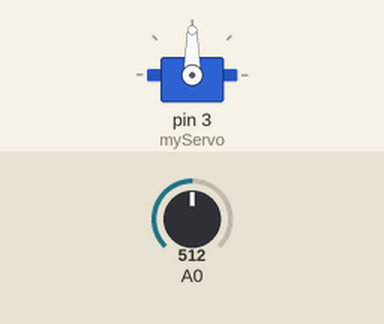
A sketch run on a simulated Arduino Uno, built with avr-gcc and run on an emulated ATmega328P. Parts: servo. Inputs (shaded band) come from the test bench; at power-on: A0 = 512.

Above: at 1.2 s.
1.3 s: A0 set to 716
At 2.5 s:
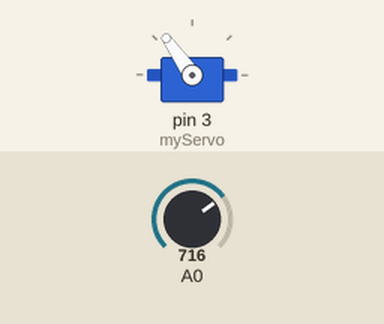
2.8 s: A0 set to 900
At 3.6 s:
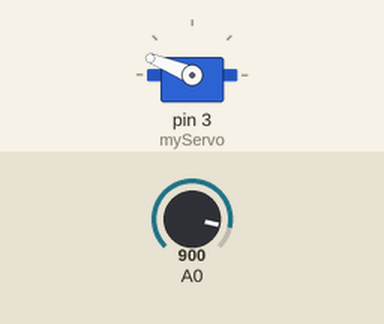
4.3 s: A0 set to 1023
At 4.7 s:
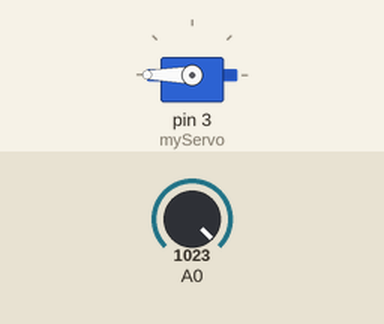
5.8 s: A0 set to 306
At 7.0 s:
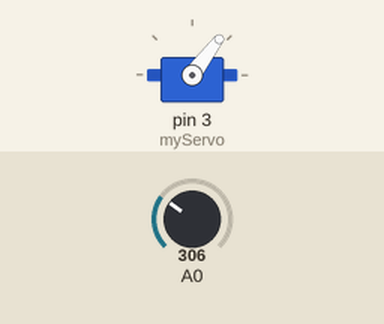
7.3 s: A0 set to 122
At 8.2 s:
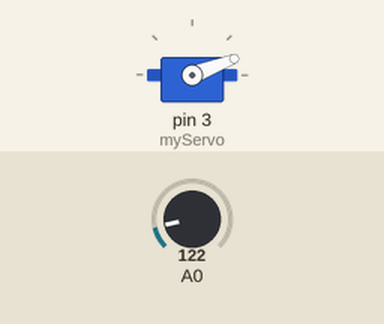
Timing chart, 0 to 9.8 s (numbered marks = the images above; inputs shaded):
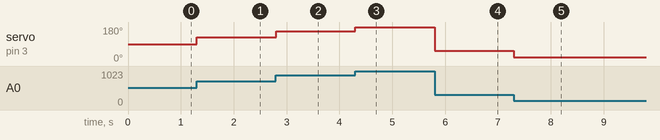

Measured:
- after the input at 1.3 s, servo on pin 3 (myServo): 90° → 125° at once
- after the input at 2.8 s, servo on pin 3 (myServo): 125° → 158° at once
- after the input at 4.3 s, servo on pin 3 (myServo): 158° → 180° at once
- after the input at 5.8 s, servo on pin 3 (myServo): 180° → 53° at once
- after the input at 7.3 s, servo on pin 3 (myServo): 53° → 21° at once

The sketch:

Servo.ino
```cpp
int value;
#include <Servo.h>
Servo myServo;

void setup() {
  // put your setup code here, to run once:
  myServo.attach(3);
}

void loop() {
  // put your main code here, to run repeatedly:
  value = analogRead(A0);
  value = map(value, 0, 1023, 0, 180);
  myServo.write(value);
}
```
